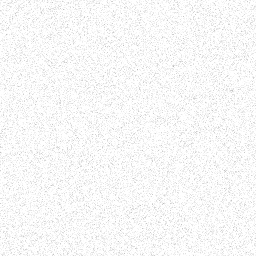
#> input picture scenes/bauhaus/grain.png, 256 x 256 px
$ python -i paint-assets.py   (imports and definitions only)
#> lines starting #> are read from the running program, lines starting #| are printed output that depends on the picture
#> further down, picture is the input picture: PIL image 256x256 RGBA; mean R, G, B, A 128, 128, 128, 14.2
#!/usr/bin/env python3
"""Paints the image layers of the bundled scenes.

Deterministic (fixed seeds), so every PNG can be regenerated and reviewed:

  tools/paint-assets.py            # all scenes
  tools/paint-assets.py papercraft # one scene

Requires Pillow, NumPy and SciPy.
"""
import math
import sys
from pathlib import Path

import numpy as np
from PIL import Image, ImageDraw, ImageFilter

SCENES = Path(__file__).resolve().parent.parent / "scenes"


def rng(seed):
    return np.random.default_rng(seed)


# [45 lines left out: functions profile, fill_below, vertical_shade, paper, not called in this run]


def to_image(img):
    return Image.fromarray((np.clip(img, 0.0, 1.0) * 255).round().astype(np.uint8), "RGBA")


def from_image(image):
    return np.array(image.convert("RGBA"), dtype=np.float64) / 255.0


def with_shadow(image, offset=(0, 10), blur=14, opacity=0.35, color=(20, 30, 20), grow=0):
    """Returns `image` over a soft drop shadow of its own silhouette, on a
    canvas padded so the shadow is never clipped."""
#> called with offset = (0, 10), blur = 14, opacity = 0.35, color = (20, 30, 20), grow = 0
    pad = blur * 3 + max(abs(offset[0]), abs(offset[1])) + grow
    w, h = image.size
#> w = 256; h = 256
    canvas = Image.new("RGBA", (w + pad * 2, h + pad * 2), (0, 0, 0, 0))
#> canvas: PIL image 360x360 RGBA; every value is 0
    alpha = Image.new("L", canvas.size, 0)
#> alpha: PIL image 360x360 L; every value is 0
    alpha.paste(image.getchannel("A"), (pad + offset[0], pad + offset[1]))
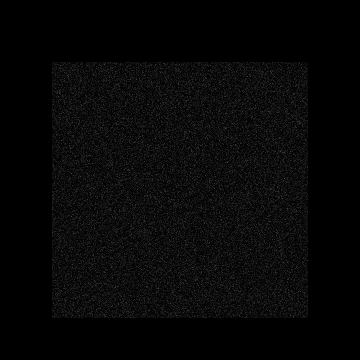
#> alpha: PIL image 360x360 L; min 0, max 78, mean 7.2
    if grow:
        alpha = alpha.filter(ImageFilter.MaxFilter(grow * 2 + 1))
    alpha = alpha.filter(ImageFilter.GaussianBlur(blur)).point(lambda v: int(v * opacity))
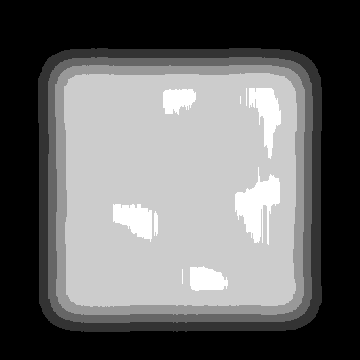
#> alpha: PIL image 360x360 L; min 0, max 5, mean 2.06; drawn with min black and max white
    shadow = Image.new("RGBA", canvas.size, (*color, 0))
    shadow.putalpha(alpha)
    canvas = Image.alpha_composite(canvas, shadow)
    canvas.alpha_composite(image, (pad, pad))
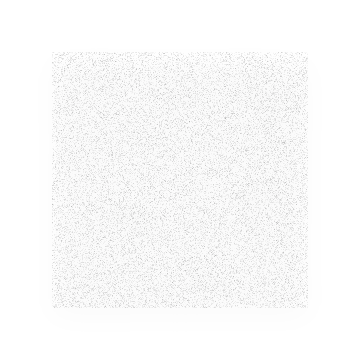
#> canvas: PIL image 360x360 RGBA; mean R, G, B, A 50.4, 52.9, 50.4, 9.2; transparent parts drawn white
    return canvas


# [17 lines left out: functions rim, save, not called in this run]


def circle(draw, cx, cy, r, fill):
    draw.ellipse([cx - r, cy - r, cx + r, cy + r], fill=fill)


# [156 lines left out: functions papercraft, signal, fbm, washi, not called in this run]


INDIGO = np.array([22, 44, 84]) / 255
PRUSSIAN = np.array([28, 70, 120]) / 255
SEA_LIGHT = np.array([96, 142, 178]) / 255
FOAM = np.array([246, 240, 222]) / 255
KEY = np.array([18, 30, 54]) / 255


# [225 lines left out: functions wave_band, catmull, great_wave, kanagawa, not called in this run]


def tide():
    grain("tide", "grain.png", 0.05, seed=11)


PINK = np.array([255, 72, 176]) / 255
BLUE = np.array([0, 120, 191]) / 255


# [147 lines left out: functions halftone, ink, skyline_mask, riso, grain, bokeh, not called in this run]


def bloom():
    grain("bloom", "grain.png", 0.10, seed=3)
    bokeh("bloom")


# [8 lines left out: function bauhaus, not called in this run]


def still():
    grain("still", "grain.png", 0.05, seed=7)


PAINTERS = {
    "papercraft": papercraft,
    "signal": signal,
    "bloom": bloom,
    "bauhaus": bauhaus,
    "still": still,
    "kanagawa": kanagawa,
    "tide": tide,
    "riso": riso,
}

# [4 lines not run here, left out]

>>> from PIL import Image
>>> picture = Image.open('../scenes/bauhaus/grain.png')
>>> result = with_shadow(picture)
